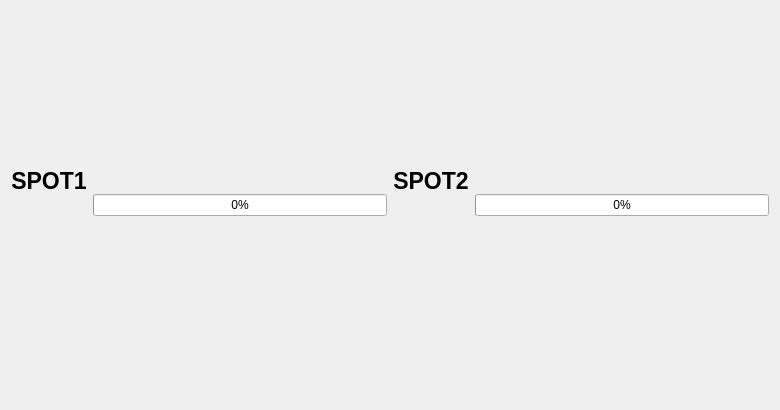
<?xml version="1.0" encoding="UTF-8"?>
<ui version="4.0">
 <class>Tab4OnOff</class>
 <widget class="QWidget" name="Tab4OnOff">
  <property name="geometry">
   <rect>
    <x>0</x>
    <y>0</y>
    <width>780</width>
    <height>410</height>
   </rect>
  </property>
  <property name="windowTitle">
   <string>Form</string>
  </property>
  <layout class="QGridLayout" name="gridLayout">
   <item row="0" column="0">
    <layout class="QHBoxLayout" name="horizontalLayout_2" stretch="0,0">
     <item>
      <layout class="QHBoxLayout" name="horizontalLayout">
       <item>
        <layout class="QVBoxLayout" name="verticalLayout" stretch="0,0,0">
         <item>
          <widget class="QLabel" name="SPOT1">
           <property name="font">
            <font>
             <pointsize>17</pointsize>
             <weight>75</weight>
             <bold>true</bold>
            </font>
           </property>
           <property name="contextMenuPolicy">
            <enum>Qt::NoContextMenu</enum>
           </property>
           <property name="layoutDirection">
            <enum>Qt::LeftToRight</enum>
           </property>
           <property name="frameShape">
            <enum>QFrame::NoFrame</enum>
           </property>
           <property name="text">
            <string>SPOT1</string>
           </property>
           <property name="textFormat">
            <enum>Qt::AutoText</enum>
           </property>
           <property name="alignment">
            <set>Qt::AlignCenter</set>
           </property>
          </widget>
         </item>
         <item>
          <widget class="QLabel" name="pcar1">
           <property name="text">
            <string/>
           </property>
           <property name="textFormat">
            <enum>Qt::AutoText</enum>
           </property>
           <property name="pixmap">
            <pixmap resource="IotQtClient.qrc">:/IotQtClient/img/areaemp.png</pixmap>
           </property>
           <property name="scaledContents">
            <bool>true</bool>
           </property>
           <property name="margin">
            <number>-4</number>
           </property>
           <property name="indent">
            <number>-1</number>
           </property>
          </widget>
         </item>
         <item>
          <layout class="QHBoxLayout" name="horizontalLayout_4">
           <item>
            <widget class="QPushButton" name="pPBLamp1">
             <property name="enabled">
              <bool>true</bool>
             </property>
             <property name="sizePolicy">
              <sizepolicy hsizetype="Fixed" vsizetype="Fixed">
               <horstretch>0</horstretch>
               <verstretch>0</verstretch>
              </sizepolicy>
             </property>
             <property name="palette">
              <palette>
               <active>
                <colorrole role="Button">
                 <brush brushstyle="SolidPattern">
                  <color alpha="255">
                   <red>255</red>
                   <green>255</green>
                   <blue>255</blue>
                  </color>
                 </brush>
                </colorrole>
               </active>
               <inactive>
                <colorrole role="Button">
                 <brush brushstyle="SolidPattern">
                  <color alpha="255">
                   <red>255</red>
                   <green>255</green>
                   <blue>255</blue>
                  </color>
                 </brush>
                </colorrole>
               </inactive>
               <disabled>
                <colorrole role="Button">
                 <brush brushstyle="SolidPattern">
                  <color alpha="255">
                   <red>255</red>
                   <green>255</green>
                   <blue>255</blue>
                  </color>
                 </brush>
                </colorrole>
               </disabled>
              </palette>
             </property>
             <property name="font">
              <font>
               <stylestrategy>NoAntialias</stylestrategy>
              </font>
             </property>
             <property name="layoutDirection">
              <enum>Qt::LeftToRight</enum>
             </property>
             <property name="text">
              <string/>
             </property>
             <property name="iconSize">
              <size>
               <width>60</width>
               <height>60</height>
              </size>
             </property>
             <property name="checkable">
              <bool>true</bool>
             </property>
             <property name="autoDefault">
              <bool>false</bool>
             </property>
             <property name="default">
              <bool>false</bool>
             </property>
             <property name="flat">
              <bool>true</bool>
             </property>
            </widget>
           </item>
          </layout>
         </item>
        </layout>
       </item>
       <item>
        <widget class="QProgressBar" name="progressBar">
         <property name="value">
          <number>0</number>
         </property>
        </widget>
       </item>
      </layout>
     </item>
     <item>
      <layout class="QHBoxLayout" name="horizontalLayout_3">
       <item>
        <layout class="QVBoxLayout" name="verticalLayout_2">
         <item>
          <widget class="QLabel" name="label">
           <property name="font">
            <font>
             <pointsize>17</pointsize>
             <weight>75</weight>
             <bold>true</bold>
            </font>
           </property>
           <property name="text">
            <string>SPOT2</string>
           </property>
           <property name="alignment">
            <set>Qt::AlignCenter</set>
           </property>
          </widget>
         </item>
         <item>
          <widget class="QLabel" name="pcar2">
           <property name="text">
            <string/>
           </property>
           <property name="textFormat">
            <enum>Qt::PlainText</enum>
           </property>
           <property name="pixmap">
            <pixmap resource="IotQtClient.qrc">:/IotQtClient/img/areaemp.png</pixmap>
           </property>
           <property name="scaledContents">
            <bool>true</bool>
           </property>
           <property name="margin">
            <number>-4</number>
           </property>
           <property name="indent">
            <number>-1</number>
           </property>
          </widget>
         </item>
         <item>
          <layout class="QHBoxLayout" name="horizontalLayout_5">
           <item>
            <widget class="QPushButton" name="pPBLamp2">
             <property name="sizePolicy">
              <sizepolicy hsizetype="Fixed" vsizetype="Fixed">
               <horstretch>0</horstretch>
               <verstretch>0</verstretch>
              </sizepolicy>
             </property>
             <property name="text">
              <string/>
             </property>
             <property name="iconSize">
              <size>
               <width>60</width>
               <height>60</height>
              </size>
             </property>
             <property name="checkable">
              <bool>true</bool>
             </property>
             <property name="flat">
              <bool>true</bool>
             </property>
            </widget>
           </item>
          </layout>
         </item>
        </layout>
       </item>
       <item>
        <widget class="QProgressBar" name="progressBar_2">
         <property name="value">
          <number>0</number>
         </property>
        </widget>
       </item>
      </layout>
     </item>
    </layout>
   </item>
  </layout>
 </widget>
 <resources>
  <include location="IotQtClient.qrc"/>
 </resources>
 <connections/>
</ui>
